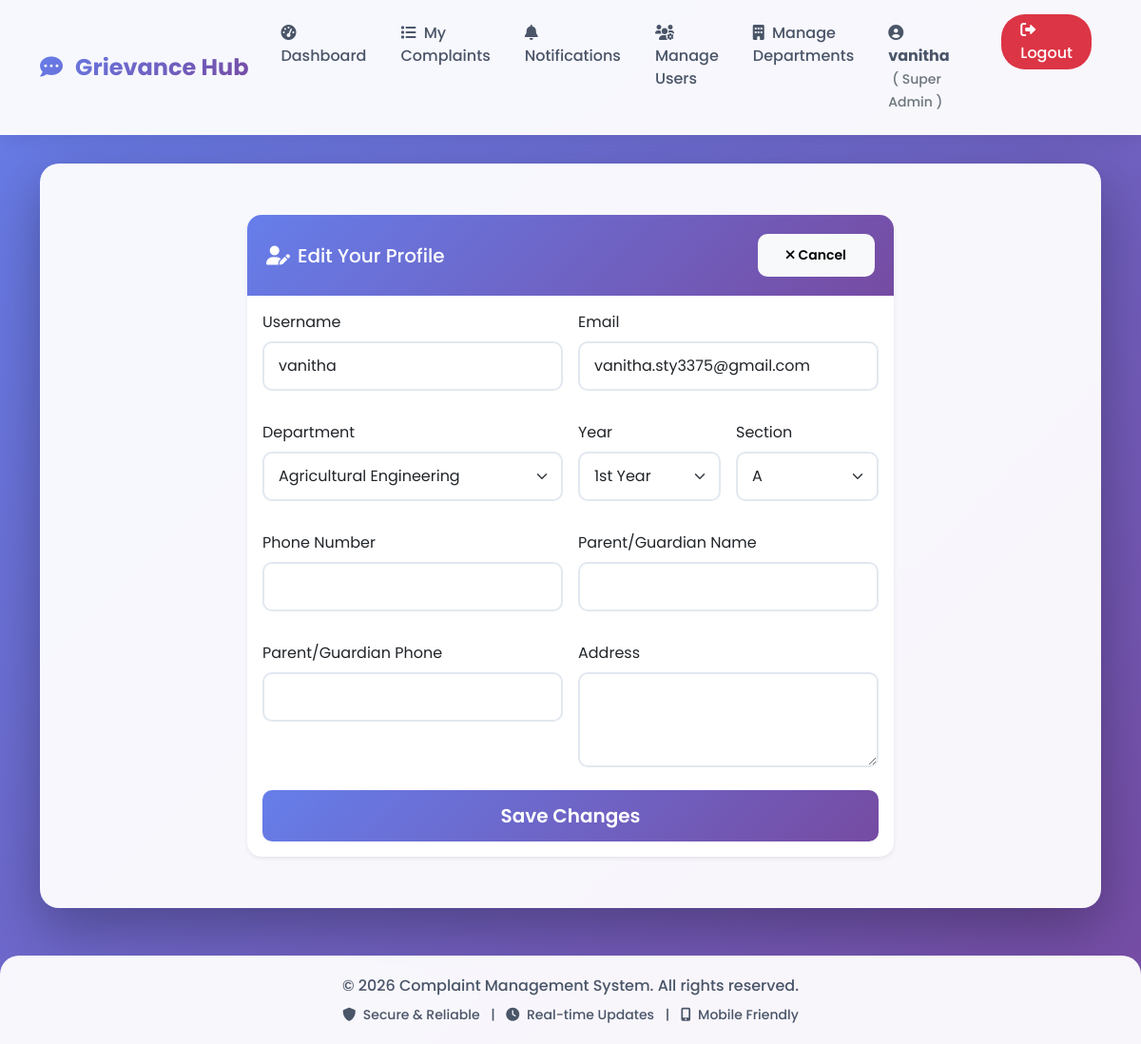
The app's page /profile/edit (signed in) with its own data.
### models.py (models this page shows)
class User(UserMixin, db.Model):
    id = db.Column(db.Integer, primary_key=True)
    username = db.Column(db.String(80), unique=True, nullable=False)
    email = db.Column(db.String(120), unique=True, nullable=False)
    password = db.Column(db.String(200), nullable=False)
    role = db.Column(db.String(20), default='student')  # student, staff/mentor, hod, admin
    department = db.Column(db.String(100))
    year = db.Column(db.String(20))
    section = db.Column(db.String(10))
    parent_name = db.Column(db.String(100))
    parent_phone = db.Column(db.String(15))
    address = db.Column(db.Text)
    mentor_name = db.Column(db.String(100))  # For students - who is their mentor
    phone = db.Column(db.String(15))
    created_at = db.Column(db.DateTime, default=datetime.utcnow)
    complaints = db.relationship('Complaint', backref='author', lazy=True, foreign_keys='Complaint.user_id')
    assigned_complaints = db.relationship('Complaint', backref='assigned_staff', lazy=True, foreign_keys='Complaint.assigned_to')

### app.py (the view, shortened to what this page needs)
@app.route('/profile/edit', methods=['GET', 'POST'])
@login_required
def edit_profile():
    form = UpdateProfileForm(target_user=current_user, obj=current_user)
    return render_template('edit_profile.html', form=form, title='Edit Profile', heading='Edit Your Profile', cancel_url=url_for('profile'))

### app.py (called while the page is built)
def is_super_admin(user):
    return user.role == 'admin' and user.email == 'vanitha.sty3375@gmail.com'

def is_department_admin(user):
    return user.role == 'hod'

@login_manager.user_loader
def load_user(user_id):
    return User.query.get(int(user_id))

@app.context_processor
def utility_processor():
    return {
        'is_super_admin': is_super_admin,
        'is_department_admin': is_department_admin,
        'can_manage_user': can_manage_user
    }

### templates/edit_profile.html (shortened to what this page needs)
{% extends "base.html" %}
{% block content %}
<div class="container py-4">
    <div class="row justify-content-center">
        <div class="col-lg-8">
            <div class="card shadow-sm">
                <div class="card-header bg-primary text-white d-flex justify-content-between align-items-center">
                    <h5 class="mb-0"><i class="fas fa-user-edit me-2"></i>{{ heading }}</h5>
                    <a href="{{ cancel_url }}" class="btn btn-light btn-sm">
                        <i class="fas fa-times me-1"></i>Cancel
                    </a>
                </div>
                <div class="card-body">
                    <form method="POST" novalidate>
                        <div class="row g-3">
                            <div class="col-md-6">
                                <label class="form-label" for="username">Username</label>
                                {{ form.username(class="form-control") }}
                            </div>
                            <div class="col-md-6">
                                <label class="form-label" for="email">Email</label>
                                {{ form.email(class="form-control") }}
                            </div>
                        </div>
                        <div class="row g-3 mt-3">
                            <div class="col-md-6">
                                <label class="form-label" for="department">Department</label>
                                {{ form.department(class="form-select") }}
                            </div>
                            <div class="col-md-3">
                                <label class="form-label" for="year">Year</label>
                                {{ form.year(class="form-select") }}
                            </div>
                            <div class="col-md-3">
                                <label class="form-label" for="section">Section</label>
                                {{ form.section(class="form-select") }}
                            </div>
                        </div>
                        <div class="row g-3 mt-3">
                            <div class="col-md-6">
                                <label class="form-label" for="phone">Phone Number</label>
                                {{ form.phone(class="form-control") }}
                            </div>
                            <div class="col-md-6">
                                <label class="form-label" for="parent_name">Parent/Guardian Name</label>
                                {{ form.parent_name(class="form-control") }}
                            </div>
                        </div>
                        <div class="row g-3 mt-3">
                            <div class="col-md-6">
                                <label class="form-label" for="parent_phone">Parent/Guardian Phone</label>
                                {{ form.parent_phone(class="form-control") }}
                            </div>
                            <div class="col-md-6">
                                <label class="form-label" for="address">Address</label>
                                {{ form.address(class="form-control", rows="3") }}
                            </div>
                        </div>
                        <div class="mt-4 d-grid gap-2">
                            {{ form.submit(class="btn btn-primary btn-lg") }}
                        </div>
                    </form>
                </div>
            </div>
        </div>
    </div>
</div>
{% endblock %}

### templates/base.html (shortened to what this page needs)
<!DOCTYPE html>
<html lang="en">
<head>
    <link href="https://cdn.jsdelivr.net/npm/bootstrap@5.1.3/dist/css/bootstrap.min.css" rel="stylesheet">
    <link rel="stylesheet" href="https://cdnjs.cloudflare.com/ajax/libs/font-awesome/6.0.0/css/all.min.css">
</head>
<body>
    <nav class="navbar navbar-expand-lg navbar-light">
        <div class="container">
            <a class="navbar-brand" href="{{ url_for('index') }}">
                <i class="fas fa-comment-dots me-2"></i>
                Grievance Hub
            </a>
            <div class="collapse navbar-collapse" id="navbarNav">
                <ul class="navbar-nav ms-auto">
                    {% if current_user.is_authenticated %}
                        <li class="nav-item">
                            {% if is_super_admin(current_user) %}
                                <a class="nav-link" href="{{ url_for('super_admin_dashboard') }}">
                                    <i class="fas fa-tachometer-alt me-1"></i> Dashboard
                                </a>
                            {% elif is_department_admin(current_user) %}
                                <a class="nav-link" href="{{ url_for('hod_dashboard') }}">
                                    <i class="fas fa-tachometer-alt me-1"></i> Dashboard
                                </a>
                            {% elif current_user.role == 'staff' %}
                                <a class="nav-link" href="{{ url_for('staff_dashboard') }}">
                                    <i class="fas fa-tachometer-alt me-1"></i> Dashboard
                                </a>
                            {% else %}
                                <a class="nav-link" href="{{ url_for('dashboard') }}">
                                    <i class="fas fa-tachometer-alt me-1"></i> Dashboard
                                </a>
                            {% endif %}
                        </li>
                        <li class="nav-item">
                            <a class="nav-link" href="{{ url_for('view_complaints') }}">
                                <i class="fas fa-list me-1"></i> My Complaints
                            </a>
                        </li>
                        <li class="nav-item position-relative">
                            <a class="nav-link" href="{{ url_for('view_notifications') }}">
                                <i class="fas fa-bell me-1"></i> Notifications
                                {% set unread = current_user.notifications|selectattr('is_read', 'equalto', false)|list|length %}
                            </a>
                        </li>
                        {% if is_super_admin(current_user) %}
                            <li class="nav-item">
                                <a class="nav-link" href="{{ url_for('super_admin_users') }}">
                                    <i class="fas fa-users-cog me-1"></i> Manage Users
                                </a>
                            </li>
                            <li class="nav-item">
                                <a class="nav-link" href="{{ url_for('manage_departments') }}">
                                    <i class="fas fa-building me-1"></i> Manage Departments
                                </a>
                            </li>
                        {% endif %}
                        <li class="nav-item me-2">
                            <span class="nav-link">
                                <i class="fas fa-user-circle me-1"></i>
                                <strong>{{ current_user.username }}</strong>
                                <small class="text-muted ms-1">
                                    ({% if is_super_admin(current_user) %}
                                        Super Admin
                                    {% elif is_department_admin(current_user) %}
                                        HOD
                                    {% elif current_user.role == 'staff' %}
                                        Staff
                                    {% else %}
                                        Student
                                    {% endif %})
                                </small>
                            </span>
                        </li>
                        <li class="nav-item">
                            <a class="nav-link logout-btn" href="{{ url_for('logout') }}"
                               onclick="return confirm('Are you sure you want to logout?')">
                                <i class="fas fa-sign-out-alt"></i> Logout
                            </a>
                        </li>
                    {% endif %}
                </ul>
            </div>
        </div>
    </nav>
    <div class="container">
        <div class="main-content">
            {% block content %}{% endblock %}
        </div>
    </div>
    <footer class="footer">
        <div class="container">
            <p class="mb-0">&copy; 2026 Complaint Management System. All rights reserved.</p>
            <p class="mb-0 mt-2 small">
                <i class="fas fa-shield-alt me-1"></i> Secure & Reliable
                <span class="mx-2">|</span>
                <i class="fas fa-clock me-1"></i> Real-time Updates
                <span class="mx-2">|</span>
                <i class="fas fa-mobile-alt me-1"></i> Mobile Friendly
            </p>
        </div>
    </footer>
</body>
</html>

### templates/base.html (style rules this page uses)
* { font-family: 'Poppins', sans-serif; }
body { background: linear-gradient(135deg, #667eea 0%, #764ba2 100%); min-height: 100vh; background-attachment: fixed; }
.navbar { background: rgba(255, 255, 255, 0.95) !important; backdrop-filter: blur(10px); box-shadow: 0 2px 20px rgba(0,0,0,0.1); padding: 15px 0; }
.navbar-brand { font-weight: 700; font-size: 1.5rem; background: linear-gradient(135deg, #667eea 0%, #764ba2 100%); -webkit-background-clip: text; -webkit-text-fill-color: transparent; transition: transform 0.3s ease; }
.nav-link { font-weight: 500; color: #4a5568 !important; margin: 0 10px; position: relative; transition: color 0.3s ease; }
.logout-btn { background-color: #dc3545; color: white !important; border-radius: 25px; padding: 5px 20px !important; margin-left: 15px; transition: all 0.3s ease; }
.main-content { background: rgba(255, 255, 255, 0.95); border-radius: 20px; padding: 30px; margin: 30px 0; box-shadow: 0 20px 60px rgba(0,0,0,0.3); animation: fadeInUp 0.5s ease; }
.card { border: none; border-radius: 15px; box-shadow: 0 10px 30px rgba(0,0,0,0.1); transition: all 0.3s ease; overflow: hidden; }
.card-header { background: linear-gradient(135deg, #667eea 0%, #764ba2 100%); color: white; font-weight: 600; border: none; padding: 20px; }
.btn { border-radius: 10px; padding: 12px 30px; font-weight: 600; transition: all 0.3s ease; border: none; }
.btn-primary { background: linear-gradient(135deg, #667eea 0%, #764ba2 100%); }
.form-control, .form-select { border: 2px solid #e2e8f0; border-radius: 10px; padding: 12px 15px; transition: all 0.3s ease; }
.footer { background: rgba(255, 255, 255, 0.95); backdrop-filter: blur(10px); padding: 20px 0; margin-top: 50px; border-radius: 20px 20px 0 0; color: #4a5568; text-align: center; font-weight: 500; }

### records on screen
User: username "vanitha", email "vanitha.sty3375@gmail.com", department "Agricultural Engineering", year "1st Year", section "A"

### other values on screen
{{ heading }} "Edit Your Profile"
